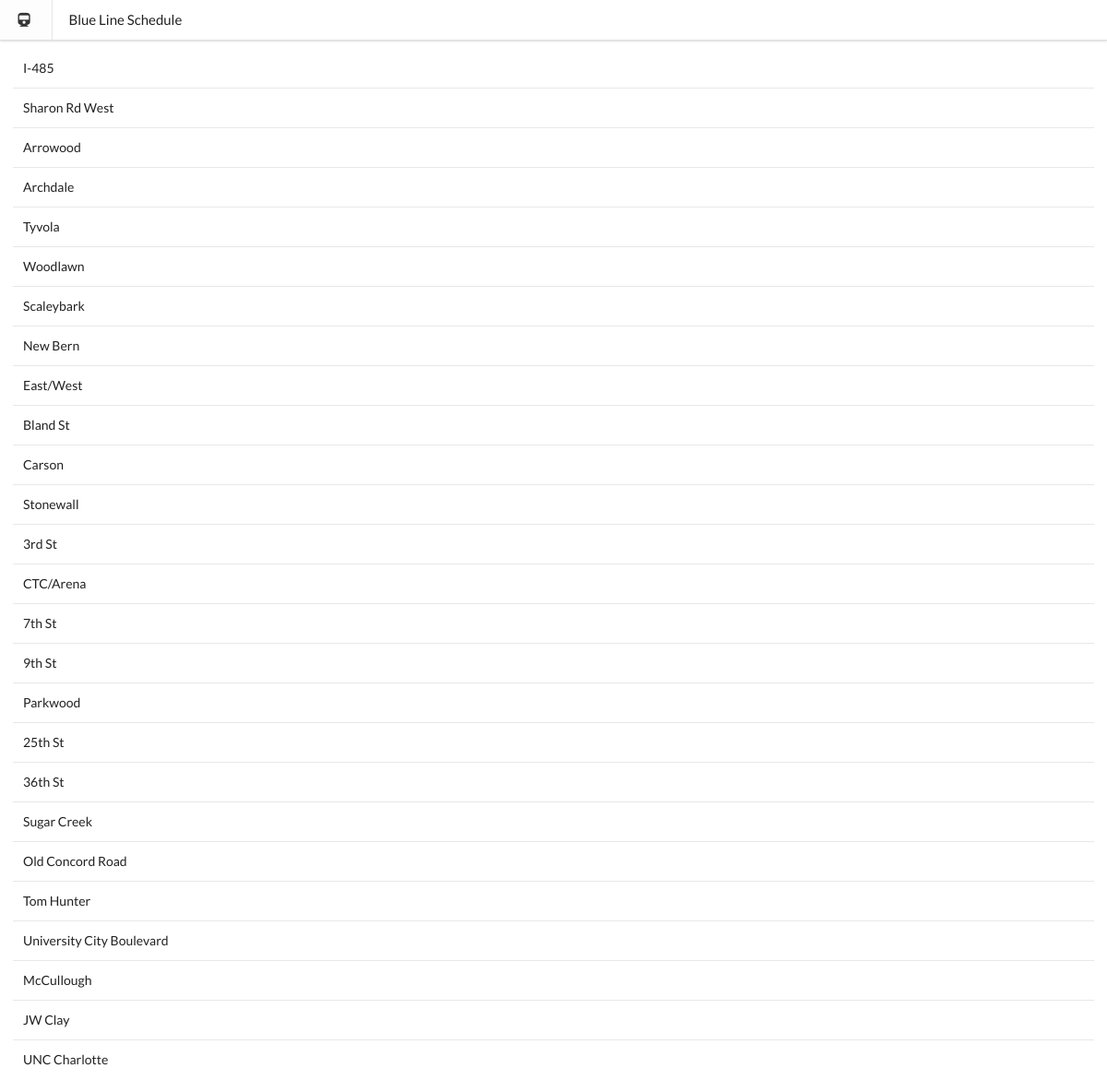
Before: /next_train/ with the older database file.
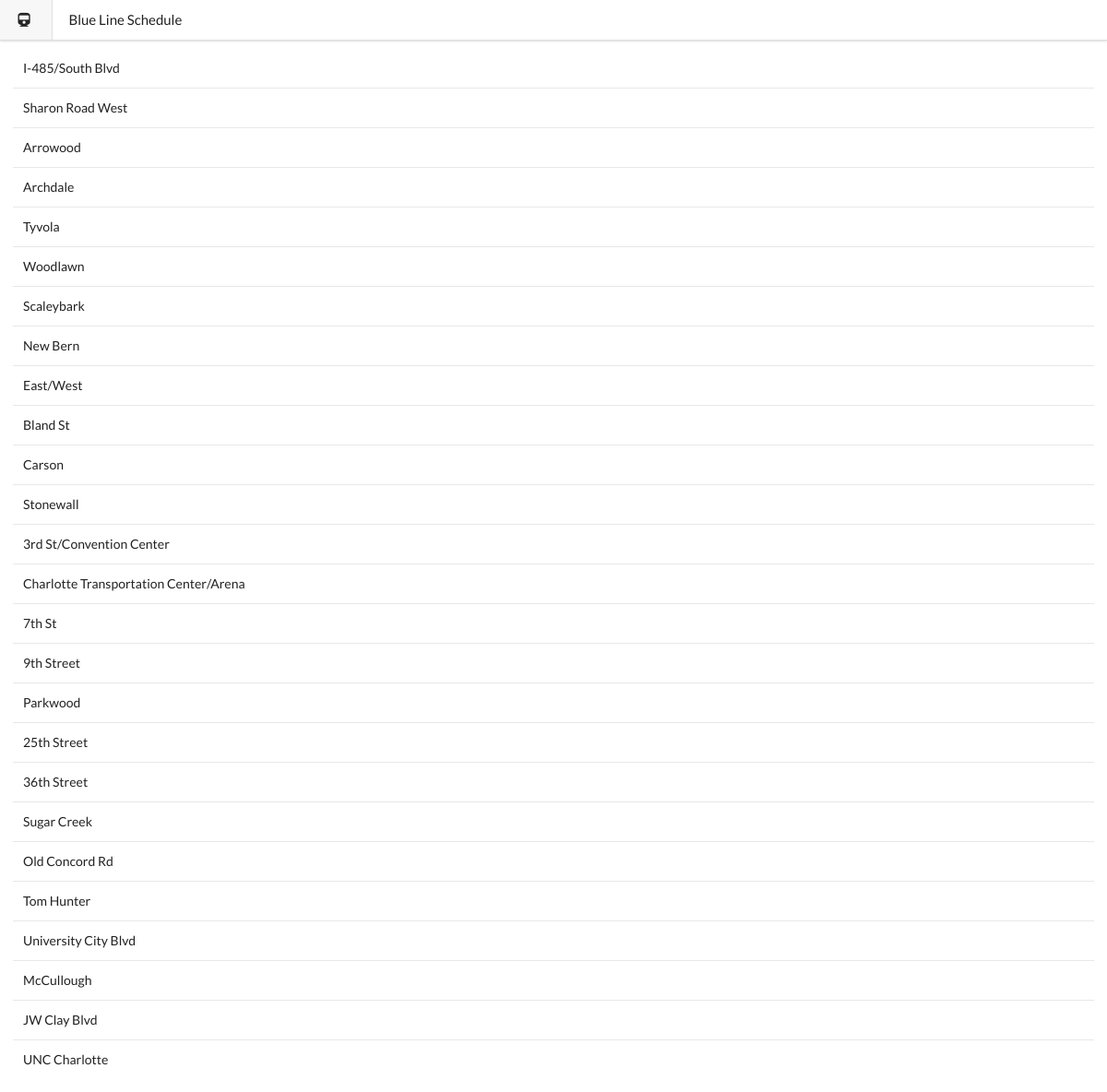
After: the same page with the newer database file.
### tables this page shows
CREATE TABLE stations (id INTEGER PRIMARY KEY, name TEXT, lat REAL, lon REAL, address TEXT, zip INTEGER);

### app.py (the view)
@app.route('/next_train/')
def station_list():
    db = get_db()
    cur = db.execute('SELECT id, name FROM stations ORDER BY id DESC')
    stations = cur.fetchall()
    cur.close()
    return render_template('station_list.html', stations=stations)

### app.py (called while the page is built)
def get_db():
    db = getattr(g, '_database', None)
    if db is None:
        db = g._database = sqlite3.connect(DATABASE)
    return db

@app.teardown_appcontext
def close_connection(exception):
    db = getattr(g, '_database', None)
    if db is not None:
        db.close()

### templates/station_list.html
{% extends "index.html" %}
{% block content %}
    <table class="ui very basic table">
        {% for station in stations %}
            <tr>
                <td class="selectable">
                  <a href="{{ url_for('see_next_train', station_id=station[0]) }}" class="header">{{ station[1] }}</a>
                </td>
            </tr>
        {% endfor %}
      </table>
{% endblock %}

### templates/index.html (shortened to what this page needs)
<!DOCTYPE html>
<html lang="en">
<head>
    <link rel="stylesheet" href="https://cdnjs.cloudflare.com/ajax/libs/semantic-ui/2.4.1/semantic.min.css" />
</head>
<body>
<div class="ui top fixed large menu">
    {% block nav_button %}
        <a class="item">
            <i class="train icon"></i>
        </a>
    {% endblock %}
    <span class="borderless item">Blue Line Schedule</span>
</div>
<div class="ui padded grid">
  <div class="column">
      {% block content %}{% endblock %}
  </div>
</div>
</body>
</html>

Changed rows visible on the page:
changed stations: name "I-485" → "I-485/South Blvd"
changed stations: name "Sharon Rd West" → "Sharon Road West"
changed stations: name "3rd St" → "3rd St/Convention Center"
changed stations: name "CTC/Arena" → "Charlotte Transportation Center/Arena"
changed stations: name "9th St" → "9th Street"
changed stations: name "25th St" → "25th Street"
changed stations: name "36th St" → "36th Street"
changed stations: name "Old Concord Road" → "Old Concord Rd"
changed stations: name "University City Boulevard" → "University City Blvd"
changed stations: name "JW Clay" → "JW Clay Blvd"
